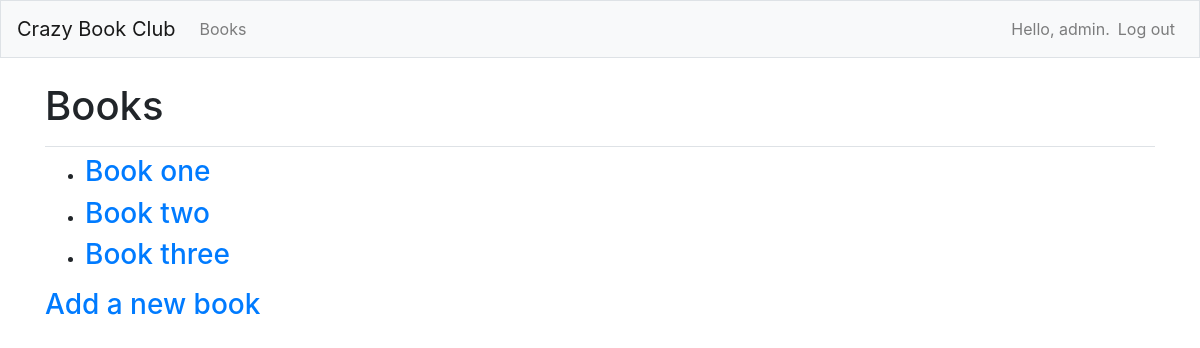
Page /books/ (signed in) on the earlier database version.
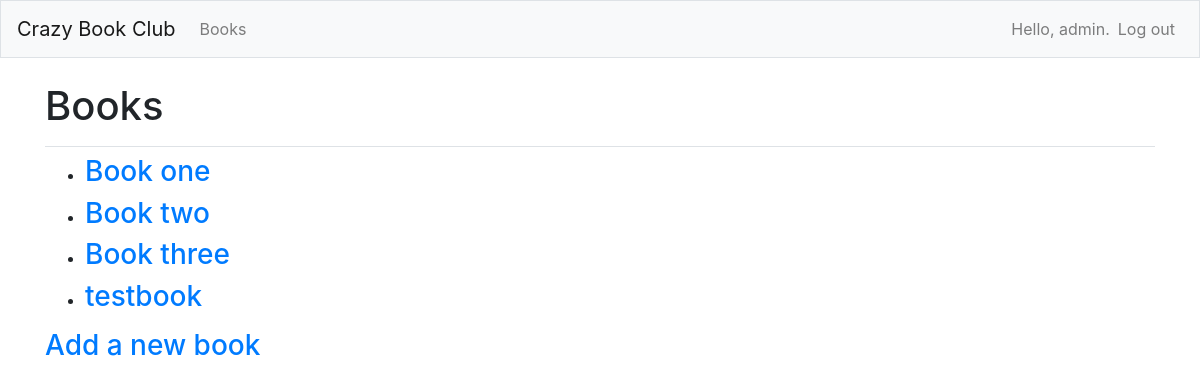
Same page on the later database version.
### crazy_book/models.py (models this page shows)
class Book(models.Model):
    name = models.CharField(max_length = 50) # the name of the book
    authors = models.JSONField() # author(s) of the book
    year_published = models.IntegerField() # year the book was published
    date_added = models.DateTimeField(auto_now_add = True)
    date_modified = models.DateTimeField(auto_now_add = True)
    owner = models.ForeignKey(User, on_delete=models.CASCADE)
    def __str__(self):
        return self.name

### crazy_book/views.py (the view)
# urls.py: path('books/', views.books, name='books'),
def books(request):
    books = Book.objects.order_by('date_added')
    context = {'books': books}
    return render(request, 'crazy_book/books.html', context)

### crazy_book/templates/crazy_book/books.html
{% extends "crazy_book/base.html" %}
{% block page_header %}
    <h1>Books</h1>
{% endblock page_header %}
{% block content %}
    <ul>
        {% for book in books %}
            <li><h3>
                <a href="{% url 'crazy_book:book' book.id %}">{{ book }}</a>
            </h3></li>
        {% empty %}
            <li><h3>No books have been added yet.</h3></li>
        {% endfor %}
    </ul>
    <h3><a href="{% url 'crazy_book:new_book' %}">Add a new book</a></h3>
    {% endblock content %}

### crazy_book/templates/crazy_book/base.html (shortened to what this page needs)
{% load bootstrap4 %}
<!doctype html>
<html lang="en">
<head>
    {% bootstrap_css %}
</head>
<body>
    <nav class="navbar navbar-expand-md navbar-light bg-light mb-4 border">
        <a class="navbar-brand" href="{% url 'crazy_book:index'%}">
            Crazy Book Club</a>
            <div class="collapse navbar-collapse" id="navbarCollapse">
                <ul class="navbar-nav mr-auto">
                    <li class="nav-item">
                        <a class="nav-link" href="{% url 'crazy_book:books'%}">
                            Books</a></li>
                </ul>
                <ul class="navbar-nav ml-auto">
                    {% if user.is_authenticated %}
                    <li class="nav-item">
                        <span class="navbar-text"}">Hello, {{ user.username }}.</span>
                    </li>
                    <li class="nav-item">
                        <a class="nav-link" href="{% url 'users:logout' %}">Log out</a>
                    </li>
                    {% else %}
                    <li class="nav-item">
                        <a class="nav-link" href="{% url 'users:register' %}">Register</a>
                    </li>
                    <li class="nav-item">
                        <a class="nav-link" href="{% url 'users:login' %}">Log in</a></li>
                    {% endif %}
                </ul>
            </div>
    </nav>
    <main role="main" class="container">
        <div class="pb-2 mb-2 border-bottom">
            {% block page_header %}{% endblock page_header %}
        </div>
        <div>
            {% block content %}{% endblock content %}
        </div>
    </main>
</body>
</html>

Differences in the rows shown:
added Book: name "testbook"
